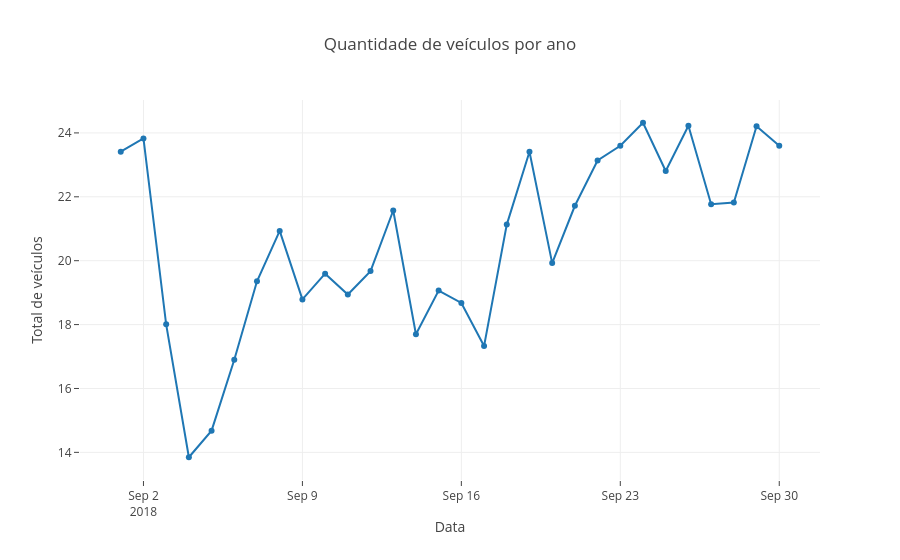

Notebook source saved alongside this figure:
### Code cell
trace1 = go.Scatter(
                    x = temp['dia'],
                    y = temp['temperatura_ar_vmedio'],
                    mode = 'lines+markers')


data = [trace1]
layout = dict(title = 'Quantidade de veículos por ano',
              xaxis= dict(title= 'Data',zeroline= False,
                         ticks='outside'),
              yaxis = dict(title= 'Total de veículos',
                            ticks='outside'
                          )
             )
fig = dict(data = data, layout = layout)
iplot(fig)

### Figure 1 — Plotly figure (JSON) as saved in the notebook; plotly's stock layout.template omitted (floating-point values rounded to 4 significant figures)
{"data": [{"mode": "lines+markers", "type": "scatter", "uid": "49e2976b-0652-426d-964b-7893f30e58d7", "x": ["2018-09-01", "2018-09-02", "2018-09-03", "2018-09-04", "2018-09-05", "2018-09-06", "2018-09-07", "2018-09-08", "2018-09-09", "2018-09-10", "2018-09-11", "2018-09-12", "2018-09-13", "2018-09-14", "2018-09-15", "2018-09-16", "2018-09-17", "2018-09-18", "2018-09-19", "2018-09-20", "2018-09-21", "2018-09-22", "2018-09-23", "2018-09-24", "2018-09-25", "2018-09-26", "2018-09-27", "2018-09-28", "2018-09-29", "2018-09-30"], "y": [23.41, 23.83, 18.01, 13.85, 14.68, 16.9, 19.35, 20.93, 18.79, 19.59, 18.94, 19.67, 21.57, 17.7, 19.07, 18.68, 17.33, 21.13, 23.41, 19.92, 21.72, 23.14, 23.6, 24.32, 22.81, 24.22, 21.76, 21.82, 24.21, 23.6]}], "layout": {"title": "Quantidade de veículos por ano", "xaxis": {"ticks": "outside", "title": "Data", "zeroline": false}, "yaxis": {"ticks": "outside", "title": "Total de veículos"}}}
